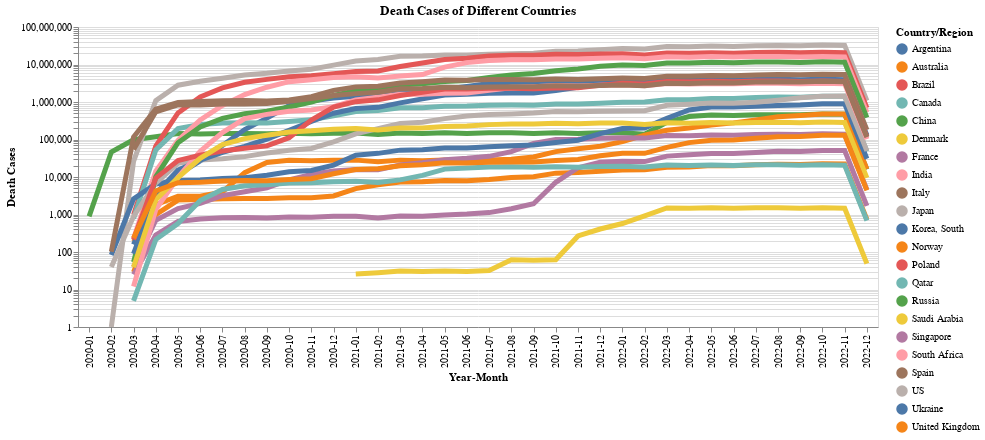

The cell this chart's notebook holds for it:
### Code cell
countries_death_lines = draw_line_chart(global_death_data)
countries_death_lines

### Figure 1 — Vega-Lite specification as saved in the notebook (floating-point values rounded to 4 significant figures; data arrays with more than 128 entries replaced by an {"elided": "..."} marker saying what was removed)
{"config": {"view": {"continuousWidth": 400, "continuousHeight": 300}}, "layer": [{"mark": "circle", "encoding": {"color": {"type": "nominal", "field": "Country/Region"}, "opacity": {"value": 0}, "tooltip": [{"type": "nominal", "field": "Country/Region"}, {"type": "quantitative", "field": "Death Cases"}], "x": {"type": "nominal", "field": "Year-Month"}, "y": {"type": "quantitative", "field": "Death Cases", "scale": {"type": "log"}}}, "selection": {"selector003": {"type": "single", "on": "mouseover", "fields": ["Country/Region"], "nearest": true}}, "title": "Death Cases of Different Countries", "width": 800}, {"mark": "line", "encoding": {"color": {"condition": {"type": "nominal", "field": "Country/Region", "selection": "selector004"}, "value": "lightgray"}, "opacity": {"condition": {"value": 1.0, "selection": "selector004"}, "value": 0.15}, "size": {"condition": {"value": 1, "selection": {"not": "selector003"}}, "value": 5}, "tooltip": [{"type": "nominal", "field": "Country/Region"}, {"type": "quantitative", "field": "Death Cases"}], "x": {"type": "nominal", "field": "Year-Month"}, "y": {"type": "quantitative", "field": "Death Cases", "scale": {"type": "log"}}}, "selection": {"selector004": {"type": "single", "fields": ["Country/Region"], "bind": {"input": "select", "options": ["China", "US", "United Kingdom", "Australia", "Argentina", "Brazil", "Canada", "Denmark", "France", "India", "Korea, South", "Japan", "Russia", "Singapore", "Ukraine", "Qatar", "South Africa", "Italy", "Poland", "Spain", "Saudi Arabia", "Norway"], "name": "Country/Region"}}}, "title": "Death Cases of Different Countries"}], "data": {"name": "data-f3d9a85a34aac547ae19c76d44c7540c"}, "$schema": "https://vega.github.io/schema/vega-lite/v4.8.1.json", "datasets": {"data-f3d9a85a34aac547ae19c76d44c7540c": {"elided": "792 records"}}}
